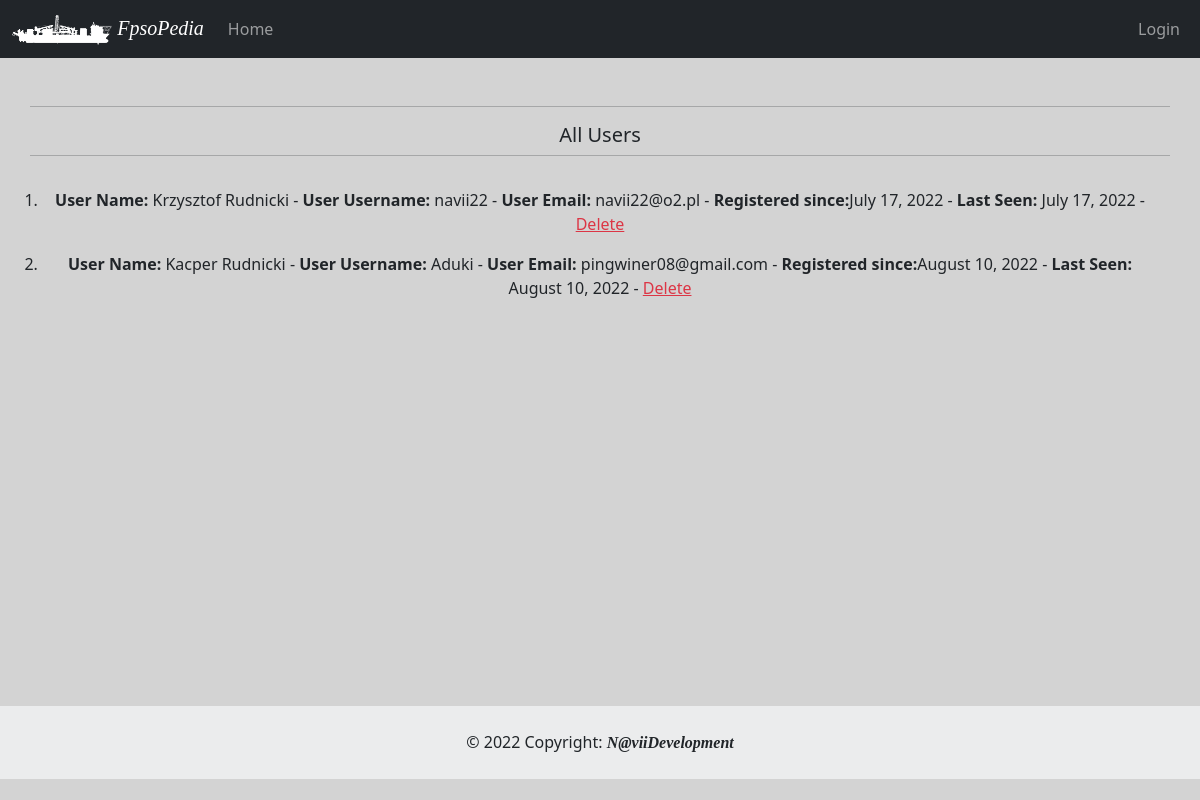
The app's page /all_users, older data.
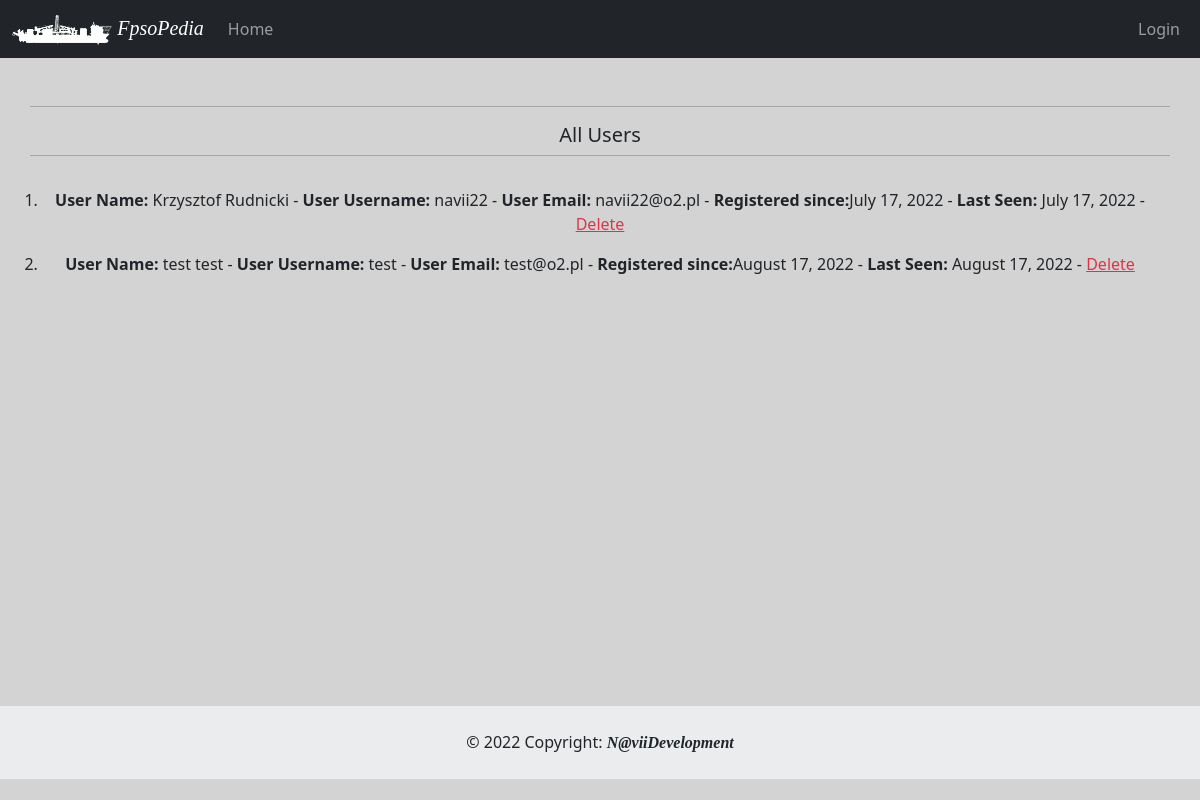
The same page, newer data.
### App/models.py (models this page shows, shortened)
class User (db.Model, UserMixin):
    id = db.Column(db.Integer, primary_key=True)
    user_name = db.Column(db.String, index=True)
    user_surname = db.Column(db.String, index=True)
    username = db.Column(db.String, index=True, unique=True)
    user_email = db.Column(db.String, index=True, unique=True)
    user_blog = db.Column(db.String, index=True)
    user_password_hash = db.Column(db.String(128))
    user_since = db.Column(db.DateTime, default=datetime.utcnow)
    user_last_seen= db.Column(db.DateTime, default=datetime.utcnow)
    favorite = db.relationship('Fpso', secondary=favorite, backref='followers', lazy='dynamic')

### App/routes.py (the view)
@app.route('/all_users', methods=['GET', 'POST'])
def all_users():
    users = User.query.order_by(User.user_since).all()
    return render_template('all_users.html', title = 'All Users', users=users)

### App/templates/all_users.html (shortened to what this page needs)
{% extends "base.html" %}
{% set active_page = 'dashboard' %}
{%  block content %}
<div class="row mb-3">
  <hr>
  <h5 class="text-center">All Users</h5>
  <hr>
</div>
<div class="row">
        {% if users %}
            <ol>
            {% for user in users %}
                <li>
                    {% include '_all_users.html' %}
                </li>
            {% endfor %}
            </ol>
        {% else %}
            <p class="text-center text-muted">There no registered users!!!</p>
        {% endif %}
    </div>
{% endblock %}

### App/templates/base.html (shortened to what this page needs)
<!DOCTYPE html>
<html lang="en">
<head>
    <link href="https://cdn.jsdelivr.net/npm/bootstrap@5.2.0-beta1/dist/css/bootstrap.min.css" rel="stylesheet">
    <link href="{{ url_for('static', filename='css/style.css') }}" rel="stylesheet">
</head>
<body>
    <navbar>
            {% include "_navbar.html" %}
    </navbar>
    <main>
        <div class="main container mt-5 text-center">
                {% block content %}
                {% endblock %}
        </div>
    </main>
    <footer class="text-center text-lg-start bg-light text-muted">
        {% include "_footer.html" %}
    </footer>
</body>
</html>

### App/templates/_navbar.html (shortened to what this page needs)
<nav class="navbar navbar-expand-md navbar-dark bg-dark sticky-top ">
  <div class="container-fluid">
    <a class="navbar-brand" href="/">
      <img src="{{ url_for('static', filename='img/fpso_nav-bar.png') }}" alt="" width="100" height="30">
      <em class="logo">FpsoPedia</em>
    </a>
    <div class="collapse navbar-collapse" id="navbarSupportedContent">
      <ul class="navbar-nav me-auto mb-2 mb-lg-0">
        <li class="nav-item">
          <a class="nav-link {{ 'active' if active_page=='index' else ''}}" aria-current="page" href="/">Home</a>
        </li>
      </ul>
      <form class="d-flex text-secondary" role="search">
        <ul class="navbar-nav me-auto mb-2 mb-lg-0">
            {% if current_user.is_authenticated %}
              <li class="nav-item">
                <a class="nav-link " aria-current="page" href="{{ url_for('logout') }}">Logout</a>
            </li>
            {% else %}
              <li class="nav-item">
                <a class="nav-link {{ 'active' if active_page=='login' else ''}}" aria-current="page" href="{{ url_for('login') }}">Login</a>
            </li>
            {% endif %}
        </ul>
      </form>
    </div>
  </div>
</nav>

### App/templates/_all_users.html
<p><b>User Name: </b>{{ user.user_name }} {{ user.user_surname }} - <b>User Username: </b>{{ user.username }} - <b>User Email: </b>{{ user.user_email }} - <b>Registered since:</b>{{ moment(user.user_since).format('LL') }} - <b>Last Seen: </b>{{ moment(user.user_last_seen).format('LL') }} - <a href="{{ url_for('delete_user', id=user.id) }}" class="card-link link-danger">Delete</a> </p>

### App/templates/_footer.html
  <div class="text-center p-4 text-dark" style="background-color: rgba(0, 0, 0, 0.05);">
    © 2022 Copyright:
    <b><em class="logo">N@viiDevelopment</em></b>

### App/static/css/style.css (style rules this page uses)
body { background-color: lightgray; }
.main { min-height: 75vh; }
.logo { font-family:cursive; }

Row changes from the older to the newer data that the page shows:
removed User: user_name "Kacper", user_surname "Rudnicki", username "Aduki", user_email "pingwiner08@gmail.com", user_since "August 10, 2022", user_last_seen "August 10, 2022"
added User: user_name "test", user_surname "test", username "test", user_email "test@o2.pl", user_since "August 17, 2022", user_last_seen "August 17, 2022"
